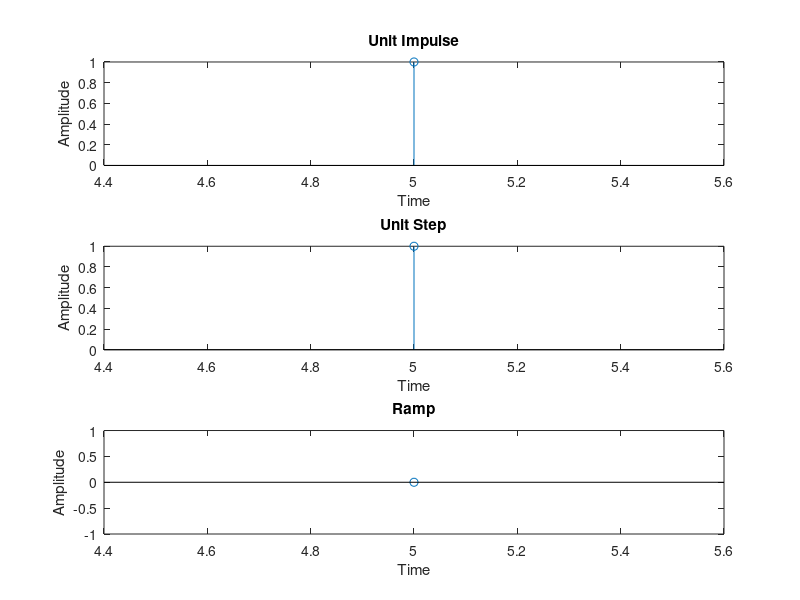

The MATLAB script that drew this image:
%Write a MATLAB program for generation of DT unit impulse, step, and 
%ramp sequence for a given initial time, final time and start of sequence.

initial_time = input('Enter initial time :');
final_time = input('Enter final time :');
n0 = input('Enter start of sequence (n0) :');

n = initial_time:1:(final_time);
figure(1);

%unit impulse
unit_impulse = (n == n0);
subplot(3,1,1)
stem(n, unit_impulse);
title('Unit Impulse')
xlabel('Time');
ylabel('Amplitude');

%unit step
unit_step = (n >= n0);
subplot(3,1,2);
stem(n, unit_step);
title('Unit Step');
xlabel('Time');
ylabel('Amplitude');

%ramp
ramp = (n - n0) .* unit_step;
subplot(3,1,3);
stem(n, ramp);
title('Ramp');
xlabel('Time');
ylabel('Amplitude');

